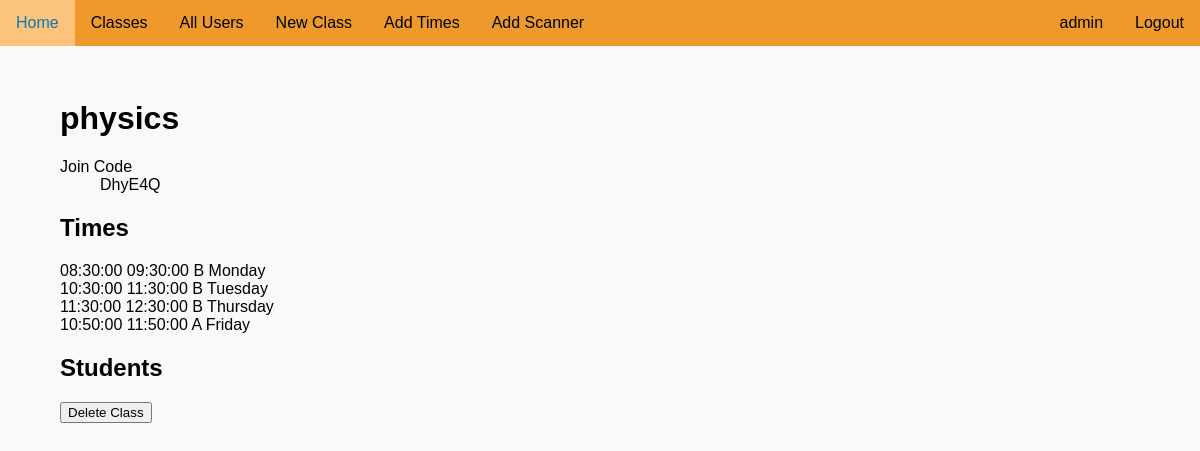
The page /classes/PHY-1 (signed in) on the database its author committed.
### attendanceproject/models.py (models this page shows)
class User(UserMixin, db.Model):
    __tablename__ = "user"
    id = db.Column(db.Integer, unique=True, nullable=False, primary_key=True)
    fname = db.Column(db.Text(20), nullable=False)
    lname = db.Column(db.Text(20), nullable=False)
    user_code = db.Column(db.Text(8), nullable=False, unique=True)
    email = db.Column(db.Text(50), nullable=False, unique=True)
    password = db.Column(db.Text(90), nullable=False)
    auth = db.Column(db.Text(10), nullable=True)
    tags = db.relationship('Tag', backref='user_tag')
    subjects = db.relationship('UserSubject', back_populates='user')
    attnd_times = db.relationship('AttendanceTime', backref='subject_attnd_times')

class SubjectCode(db.Model):
    __tablename__ = "subject_code"
    id = db.Column(db.Integer, unique=True, nullable=False, primary_key=True)
    name = db.Column(db.Text(50), nullable=False)
    code = db.Column(db.Text(50), unique=True, nullable=False)
    join_code = db.Column(db.Text(10), unique=True, nullable=False)
    users = db.relationship('UserSubject', back_populates='subject')
    times = db.relationship('SubjectTimes', back_populates='subject')
    scanner = db.relationship('Scanner', back_populates='subject')

class SubjectTimes(db.Model):
    __tablename__ = "subject_time"
    id = db.Column(db.Integer, unique=True, nullable=False, primary_key=True)
    subject_id = db.Column(db.Integer, db.ForeignKey('subject_code.id'))
    stime_id = db.Column(db.Integer, db.ForeignKey('times.id'), nullable=False)
    sweek = db.Column(db.Boolean, nullable=False)
    sday = db.Column(db.Integer, nullable=False)
    time = db.relationship('Times', back_populates='subjects')
    subject = db.relationship('SubjectCode', back_populates='times')

class Times(db.Model):
    __tablename__ = "times"
    id = db.Column(db.Integer, unique=True, nullable=False, primary_key=True)
    start_time = db.Column(db.Time, unique=True, nullable=False)
    end_time = db.Column(db.Time, unique=True, nullable=False)
    subjects = db.relationship("SubjectTimes", back_populates='time')

### attendanceproject/routes.py (the view, shortened to what this page needs)
@app.route('/classes/<subject>', methods=['GET', 'POST'])
@login_required
def view_subject(subject):
    if current_user.auth not in ['teacher', 'admin']:
        flash('You do not have access to this page')
        return redirect(url_for('home'))
    sub = SubjectCode.query.filter_by(code=subject).first()
    if current_user.auth == 'admin':
        form = DeleteClass()
    else:
        form = None
    if sub:
        return render_template('class.html', subject=sub, days=CONSTANT_DAYS, form=form)
    else:
        flash('Class could not be found')
        return redirect(url_for('all_classes'))

### attendanceproject/forms.py
class DeleteClass(FlaskForm):
    delete = SubmitField('Delete Class')

### attendanceproject/models.py (called while the page is built)
@login_manager.user_loader
def load_user(user_id):
    return User.query.get(int(user_id))

### attendanceproject/templates/class.html (shortened to what this page needs)
{% extends "layout.html" %}
{% block content %}
    <h1>{{ subject.name }}</h1>
    <dl>
        <dt>Join Code</dt>
        <dd>{{ subject.join_code }}</dd>
    </dl>
    <h2>Times</h2>
    {% if subject.times %}
        <ul>
            {% for time in subject.times %}
                <li>{{ time.time.start_time }} {{ time.time.end_time }} {% if time.sweek %} A {% else %} B {% endif %} {{ days[time.sday] }}</li>
            {% endfor %}
        </ul>
    {% endif %}
    <h2>Students</h2>
    {% if form %}
        <form action='' method='POST'>
            {{ form.delete }}
        </form>
    {% endif %}
{% endblock %}

### attendanceproject/templates/navigation.html (shortened to what this page needs)
<div id='nav'>
    <ul>
        <div id="nav-left">
            <li><a href="{{url_for('home')}}">Home</a></li>
            {% if current_user.is_authenticated %}
                {% if current_user.auth == 'admin' %}
                    <li><a href="{{url_for('all_classes')}}">Classes</a></li>
                    <li><a href="{{url_for('all_users')}}">All Users</a></li>
                    <li><a href="{{url_for('create_class')}}">New Class</a></li>
                {% endif %}
                {% if current_user.auth == 'admin' %}
                    <li><a href="{{url_for('addtime')}}">Add Times</a></li>
                    <li><a href="{{url_for('scanner')}}">Add Scanner</a></li>
                {% endif %}
            {% endif %}
        </div>
        <div id="nav-right">
            {% if current_user.is_authenticated %}
                <li><a href="{{url_for('logout')}}">Logout</a></li>
                <li><a href="{{url_for('account', user_code=current_user.user_code)}}">{{ current_user.fname }}</a></li>
            {% endif %}
        </div>
    </ul>
</div>

### attendanceproject/static/style.css (style rules this page uses)
:root { --main: #ed992b; --headings: #0E79B2; --errors: #C12E47; }
html { font-family: 'Noto Sans JP', sans-serif; background-color: rgb(249, 249, 248); }
body { margin: 0; margin-left: auto; margin-right: auto; }
ul { list-style-type: None; padding-inline-start: 0; }
#nav ul { list-style-type: none; position: fixed; top: 0; width: 100%; margin: 0; padding: 0; background-color: var(--main); min-width: 555px; }
#nav-left li { float: left; }
#nav-right li { float: right; }
#nav li a { display: block; color: black; text-align: center; padding: 14px 16px; text-decoration: none; }

### rows shown on the page
User: fname "admin"
SubjectCode: name "physics", join_code "DhyE4Q"
SubjectTimes: time.start_time "08:30:00", time.end_time "09:30:00", sweek "B", sday "Monday"
SubjectTimes: time.start_time "10:30:00", time.end_time "11:30:00", sweek "B", sday "Tuesday"
SubjectTimes: time.start_time "11:30:00", time.end_time "12:30:00", sweek "B", sday "Thursday"
SubjectTimes: time.start_time "10:50:00", time.end_time "11:50:00", sweek "A", sday "Friday"
